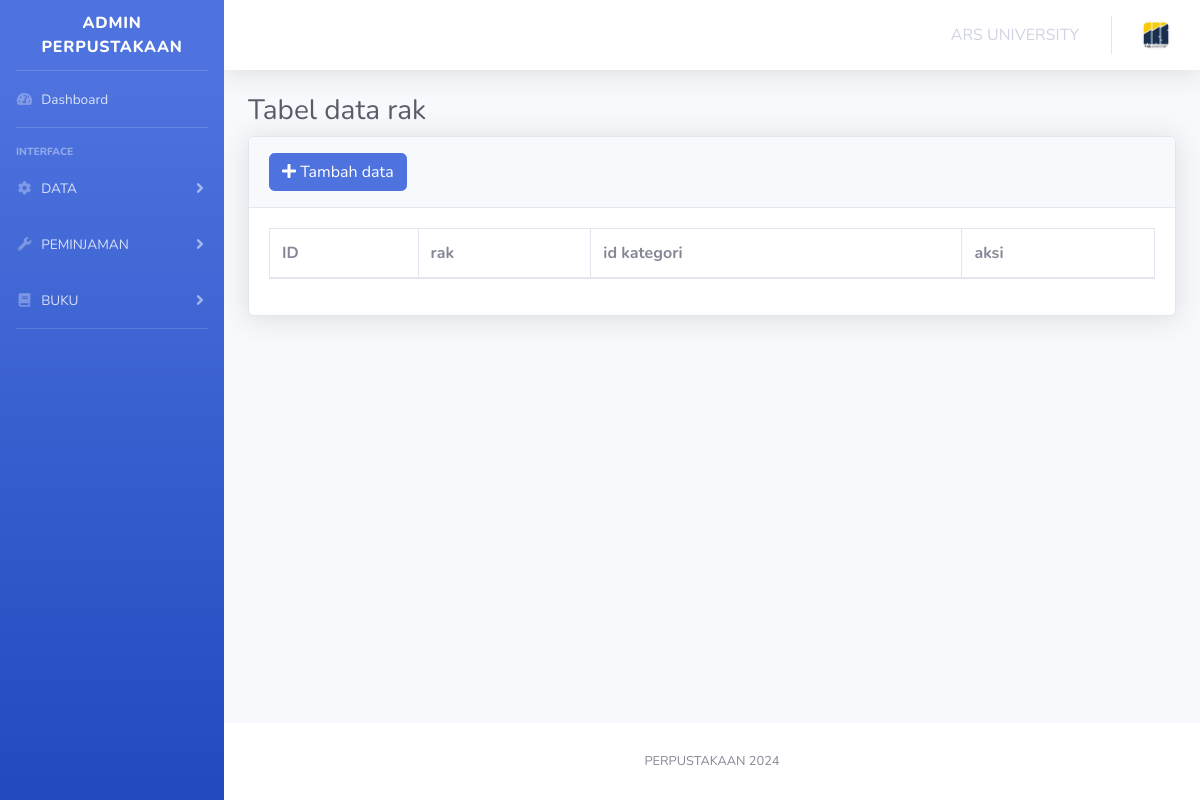
Before: /files/views/template/rak.php with the older database file.
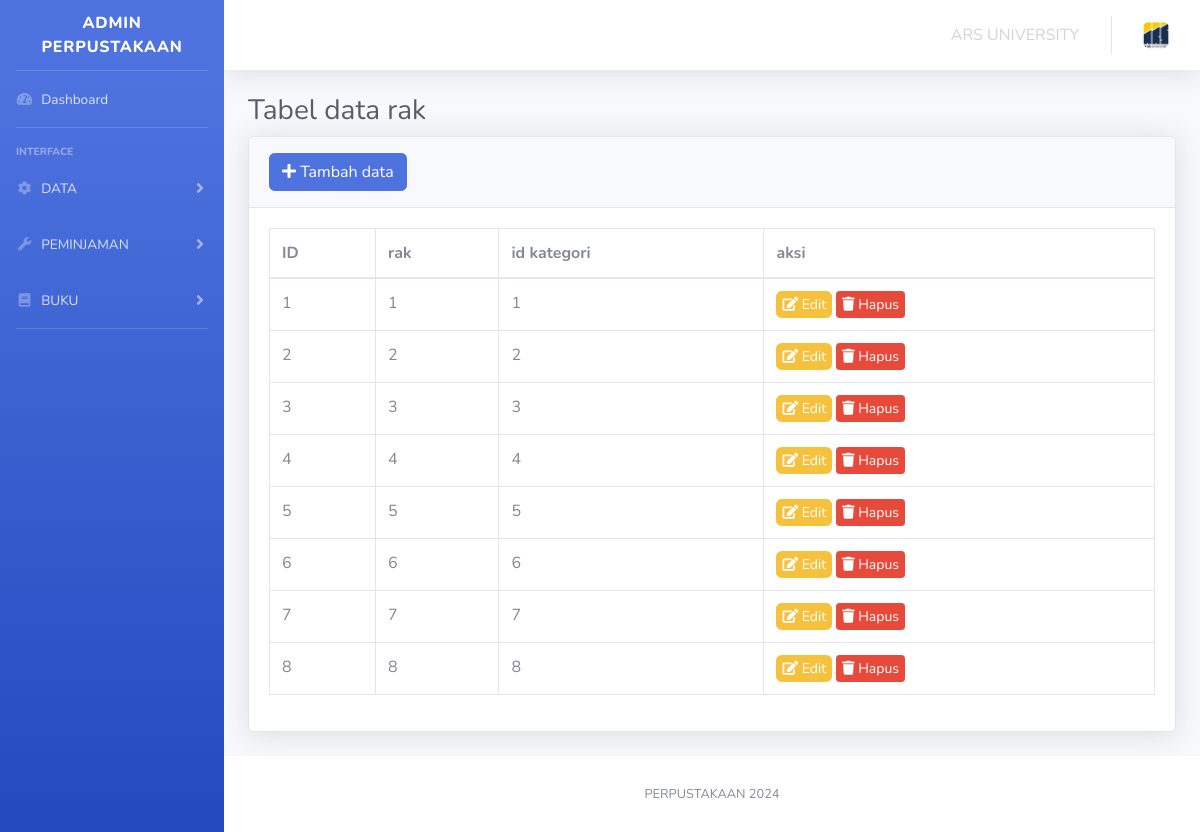
After: the same page with the newer database file.
### tables this page shows
CREATE TABLE `rak` (
  `id_rak` int(11) NOT NULL,
  `rak` char(30) NOT NULL,
  `id_kategori` int(11) NOT NULL
);

### files/views/template/rak.php (the view, shortened to what the changed rows need)
<!DOCTYPE html>
<html lang="en">
<head>
    <link href="../../../../PERPUSTAKAAN/files/public/vendor/fontawesome-free/css/all.min.css" rel="stylesheet" type="text/css">
    <link href="../../../../PERPUSTAKAAN/files/public/css/sb-admin-2.min.css" rel="stylesheet">
    <link href="../../../../PERPUSTAKAAN/files/public/vendor/datatables/dataTables.bootstrap4.min.css" rel="stylesheet">
</head>
<?php
include(__DIR__ . '/../../app/koneksi.php');
$query = mysqli_query($conn, "SELECT * FROM rak ORDER BY id_rak ASC");
?>
<body id="page-top">
    <div id="wrapper">
        <div id="content-wrapper" class="d-flex flex-column">
            <div id="content">
                <div class="container-fluid">
                    <h1 class="h3 mb-2 text-gray-800 page-heading">Tabel data rak</h1>
                    <div class="card shadow mb-4">
                        <div class="card-body">
                            <div class="table-responsive">
                                <table class="table table-bordered" id="dataTable" width="100%" cellspacing="0">
                                    <thead>
                                        <tr>
                                            <th>ID</th>
                                            <th>rak</th>
                                            <th>id kategori</th>
                                            <th>aksi</th>
                                        </tr>
                                    </thead>
                                    <tbody>
                                        <?php
                                        $id_rak = 1;
                                        while ($data = $query->fetch_object()) {
                                        ?>
                                            <tr>
                                                <td><?= $id_rak; ?></td>
                                                <td><?= $data->rak; ?></td>
                                                <td><?= $data->id_kategori; ?></td>
                                                <td>
                                                    <a href="?edit=<?= $data->id_rak; ?>" class="btn btn-warning" style="font-size: 14px; padding: 2px 5px;" data-target="#editModal">
                                                        <i class="fa fa-edit" style="font-size: 14px;"></i> Edit
                                                    </a>
                                                    <a href="?hapus=<?= $data->id_rak; ?>" class="btn btn-danger btn-sm" style="font-size: 14px; padding: 2px 5px;" onclick="return confirm('Yakin menghapus data ini?');">
                                                        <i class="fa fa-trash" style="font-size: 14px;"></i> Hapus
                                                    </a>
                                                </td>
                                            </tr>
                                        <?php
                                            $id_rak++;
                                        }
                                        ?>
                                    </tbody>
                                </table>
                            </div>
                        </div>
                    </div>
                </div>
            </div>
        </div>
    </div>
</body>
</html>

Changed rows visible on the page:
added rak: rak "1", id_kategori "1"
added rak: rak "2", id_kategori "2"
added rak: rak "3", id_kategori "3"
added rak: rak "4", id_kategori "4"
added rak: rak "5", id_kategori "5"
added rak: rak "6", id_kategori "6"
added rak: rak "7", id_kategori "7"
added rak: rak "8", id_kategori "8"
